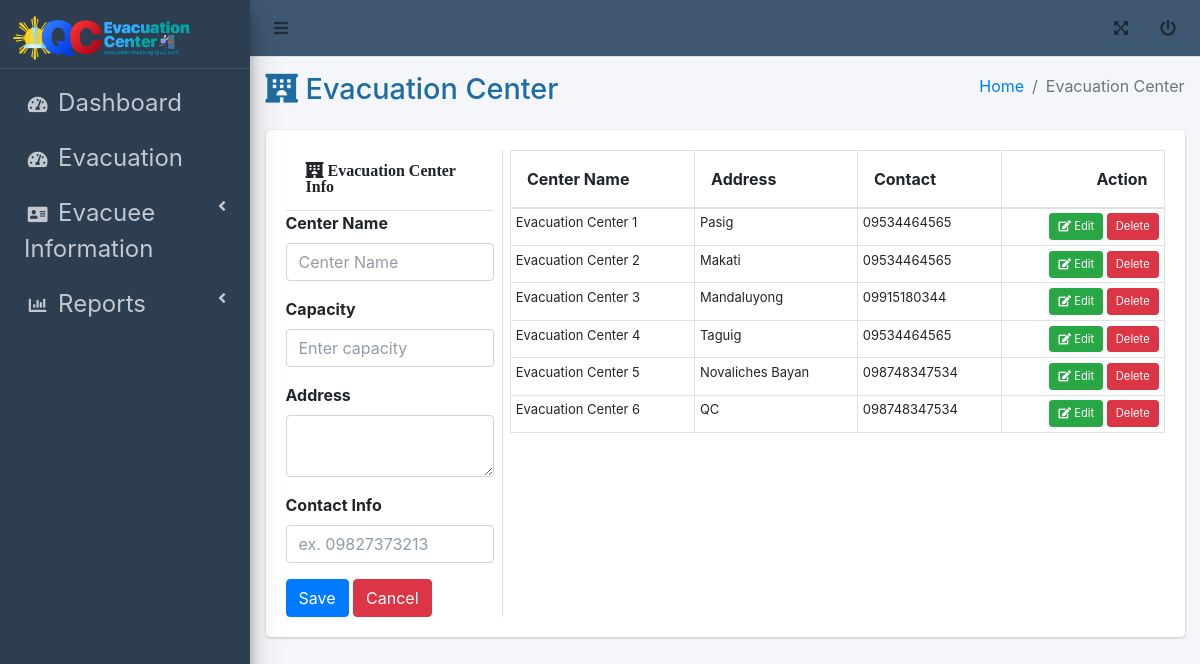
/admin/evacuation-center.php, run on the app's committed database.
### tables this page shows
CREATE TABLE `evac_centers` (
  `id` int(11) NOT NULL,
  `center_name` varchar(255) NOT NULL,
  `address` text NOT NULL,
  `contact_info` varchar(50) NOT NULL,
  `capacity` int(15) NOT NULL
);

### admin/evacuation-center.php (the view, shortened to what this page needs)
<?php
include '../db_connection.php';
$result = $conn->query("SELECT * FROM evac_centers");
?>
<!DOCTYPE html>
<html lang="en">
<head>
    <link rel="stylesheet" href="../asset/fontawesome/css/all.min.css">
    <link rel="stylesheet" href="../asset/css/adminlte.min.css">
    <link rel="stylesheet" href="../asset/css/style.css">
</head>
<body class="hold-transition sidebar-mini layout-fixed">
<div class="wrapper">
    <nav class="main-header navbar navbar-expand navbar-white navbar-light" style="background-color: rgba(62,88,113);">
        <ul class="navbar-nav">
            <li class="nav-item">
                <a class="nav-link" data-widget="pushmenu" href="#" role="button"><i class="fas fa-bars"></i></a>
            </li>
        </ul>
        <ul class="navbar-nav ml-auto">
            <li class="nav-item">
                <a class="nav-link" data-widget="fullscreen" href="#" role="button">
                    <i class="fas fa-expand-arrows-alt"></i>
                </a>
            </li>
            <li class="nav-item">
                <a class="nav-link" href="../login.html">
                    <i class="fas fa-power-off"></i>
                </a>
            </li>
        </ul>
    </nav>
    <aside class="main-sidebar sidebar-dark-primary elevation-4" style="background-color: rgba(44,62,80);">
        <a href="index.html" class="brand-link animated swing">
            <img src="../asset/img/logo1.png" alt="DSMS Logo" width="200" style="margin-top: 50px;margin-bottom: -10px;">
        </a>
        <div class="sidebar">
            <nav class="mt-2">
            <ul class="nav nav-pills nav-sidebar flex-column" data-widget="treeview" role="menu" data-accordion="false">
                     <li class="nav-item">
                        <a href="index.php" class="nav-link">
                           <i class="nav-icon fa fa-tachometer-alt"></i>
                           <p>Dashboard</p>
                        </a>
                     </li>
                     <li class="nav-item">
                        <a href="evacuation-center.php" class="nav-link">
                           <i class="nav-icon fa fa-tachometer-alt"></i>
                           <p>Evacuation</p>
                        </a>
                     </li>
                     <li class="nav-item">
                        <a href="#" class="nav-link">
                           <i class="nav-icon fas fa-address-card"></i>
                           <p>Evacuee Information</p>
                           <i class="right fas fa-angle-left"></i>
                        </a>
                     </li>
                     <li class="nav-item">
                        <a href="#" class="nav-link">
                           <i class="nav-icon fas fa-chart-bar"></i>
                           <p>Reports</p>
                           <i class="right fas fa-angle-left"></i>
                        </a>
                     </li>
                  </ul>
            </nav>
        </div>
    </aside>
    <div class="content-wrapper">
        <div class="content-header">
            <div class="container-fluid">
                <div class="row mb-2">
                    <div class="col-sm-6">
                        <h1 class="m-0" style="color: rgb(31,108,163);"><span class="fa fa-hotel"></span> Evacuation Center</h1>
                    </div>
                    <div class="col-sm-6">
                        <ol class="breadcrumb float-sm-right">
                            <li class="breadcrumb-item"><a href="#">Home</a></li>
                            <li class="breadcrumb-item active">Evacuation Center</li>
                        </ol>
                    </div>
                </div>
            </div>
        </div>
        <section class="content">
            <div class="container-fluid">
                <div class="card card-info">
                    <form action="" method="POST">
                        <div class="card-body">
                            <div class="row">
                                <div class="col-md-3">
                                    <div class="card-header"><span class="fa fa-hotel"> Evacuation Center Info</span></div>
                                    <div class="form-group">
                                        <label>Center Name</label>
                                        <input type="text" name="center_name" class="form-control" placeholder="Center Name" required>
                                    </div>
                                    <div class="form-group">
                                        <label>Capacity</label>
                                        <input type="number" name="capacity" class="form-control" placeholder="Enter capacity" required>
                                    </div>
                                    <div class="form-group">
                                        <label>Address</label>
                                        <textarea name="address" class="form-control" required></textarea>
                                    </div>
                                    <div class="form-group">
                                        <label>Contact Info</label>
                                        <input type="text" name="contact_info" class="form-control" placeholder="ex. 09827373213" required>
                                    </div>
                                    <button type="submit" class="btn btn-primary">Save</button>
                                    <button type="button" class="btn btn-danger" onclick="window.location.href='evacuation-center.php'">Cancel</button>
                                </div>
                                <div class="col-md-9" style="border-left: 1px solid #ddd;">
                                    <table id="example1" class="table table-bordered table-hover">
                                        <thead>
                                        <tr>
                                            <th>Center Name</th>
                                            <th>Address</th>
                                            <th>Contact</th>
                                            <th class="text-right">Action</th>
                                        </tr>
                                        </thead>
                                        <tbody>
                                        <?php while ($row = $result->fetch_assoc()): ?>
                                            <tr>
                                                <td><?php echo htmlspecialchars($row['center_name']); ?></td>
                                                <td><?php echo htmlspecialchars($row['address']); ?></td>
                                                <td><?php echo htmlspecialchars($row['contact_info']); ?></td>
                                                <td class="text-right">
                                                    <a class="btn btn-sm btn-success" href="edit-evac-center.php?id=<?php echo $row['id']; ?>"><i class="fa fa-edit"></i> Edit</a>
                                                    <a class="btn btn-sm btn-danger" onclick="confirmDelete(<?php echo $row['id']; ?>)">Delete</a>
                                                </td>
                                            </tr>
                                        <?php endwhile; ?>
                                        </tbody>
                                    </table>
                                </div>
                            </div>
                        </div>
                    </form>
                </div>
            </div>
        </section>
    </div>
</div>
</body>
</html>

### asset/css/style.css (style rules this page uses)
.brand-link { margin-top: -55px; }
p { font-size: 24px; margin-bottom: 20px; }
button { padding: 10px 20px; background-color: hwb(204 58% 20%); color: rgb(238, 238, 238); border: none; border-radius: 5px; cursor: pointer; }

### admin/evacuation-center.php (style rules this page uses)
td a.btn { font-size: 0.7rem; }
th { padding: 1rem !important; }
table tr td { padding: 0.3rem !important; font-size: 13px; }

### data on the page
evac_centers: center_name "Evacuation Center 1", address "Pasig", contact_info "09534464565"
evac_centers: center_name "Evacuation Center 2", address "Makati", contact_info "09534464565"
evac_centers: center_name "Evacuation Center 3", address "Mandaluyong", contact_info "09915180344"
evac_centers: center_name "Evacuation Center 4", address "Taguig", contact_info "09534464565"
evac_centers: center_name "Evacuation Center 5", address "Novaliches Bayan", contact_info "098748347534"
evac_centers: center_name "Evacuation Center 6", address "QC", contact_info "098748347534"
